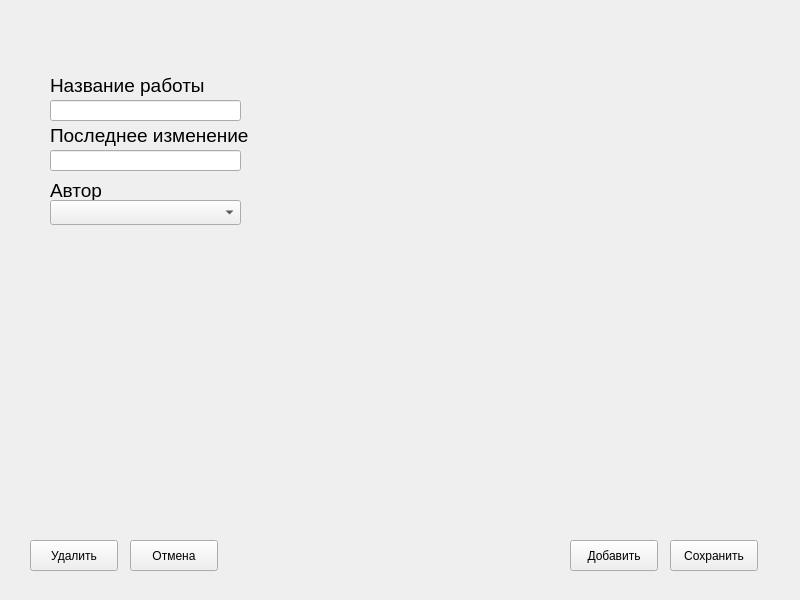
<?xml version="1.0" encoding="UTF-8"?>
<ui version="4.0">
 <class>Edit_docum_plan</class>
 <widget class="QWidget" name="Edit_docum_plan">
  <property name="geometry">
   <rect>
    <x>0</x>
    <y>0</y>
    <width>800</width>
    <height>600</height>
   </rect>
  </property>
  <property name="windowTitle">
   <string>Form</string>
  </property>
  <widget class="QLabel" name="edc_name_label">
   <property name="geometry">
    <rect>
     <x>50</x>
     <y>70</y>
     <width>161</width>
     <height>31</height>
    </rect>
   </property>
   <property name="font">
    <font>
     <family>Cantarell</family>
     <pointsize>14</pointsize>
    </font>
   </property>
   <property name="text">
    <string>Название работы</string>
   </property>
  </widget>
  <widget class="QLineEdit" name="edc_name_edit">
   <property name="geometry">
    <rect>
     <x>50</x>
     <y>100</y>
     <width>191</width>
     <height>21</height>
    </rect>
   </property>
  </widget>
  <widget class="QLabel" name="edc_date_label">
   <property name="geometry">
    <rect>
     <x>50</x>
     <y>120</y>
     <width>211</width>
     <height>31</height>
    </rect>
   </property>
   <property name="font">
    <font>
     <family>Cantarell</family>
     <pointsize>14</pointsize>
    </font>
   </property>
   <property name="text">
    <string>Последнее изменение</string>
   </property>
  </widget>
  <widget class="QLineEdit" name="edc_date_edit">
   <property name="geometry">
    <rect>
     <x>50</x>
     <y>150</y>
     <width>191</width>
     <height>21</height>
    </rect>
   </property>
  </widget>
  <widget class="QLabel" name="edc_author_label">
   <property name="geometry">
    <rect>
     <x>50</x>
     <y>180</y>
     <width>71</width>
     <height>21</height>
    </rect>
   </property>
   <property name="font">
    <font>
     <family>Cantarell</family>
     <pointsize>14</pointsize>
    </font>
   </property>
   <property name="text">
    <string>Автор</string>
   </property>
  </widget>
  <widget class="QComboBox" name="edc_author_box">
   <property name="geometry">
    <rect>
     <x>50</x>
     <y>200</y>
     <width>191</width>
     <height>25</height>
    </rect>
   </property>
  </widget>
  <widget class="QPushButton" name="edc_save_button">
   <property name="geometry">
    <rect>
     <x>670</x>
     <y>540</y>
     <width>88</width>
     <height>31</height>
    </rect>
   </property>
   <property name="text">
    <string>Сохранить</string>
   </property>
  </widget>
  <widget class="QPushButton" name="edc_cancel_button">
   <property name="geometry">
    <rect>
     <x>130</x>
     <y>540</y>
     <width>88</width>
     <height>31</height>
    </rect>
   </property>
   <property name="text">
    <string>Отмена</string>
   </property>
  </widget>
  <widget class="QPushButton" name="edc_delete_button">
   <property name="geometry">
    <rect>
     <x>30</x>
     <y>540</y>
     <width>88</width>
     <height>31</height>
    </rect>
   </property>
   <property name="text">
    <string>Удалить</string>
   </property>
  </widget>
  <widget class="QPushButton" name="edc_add_button">
   <property name="geometry">
    <rect>
     <x>570</x>
     <y>540</y>
     <width>88</width>
     <height>31</height>
    </rect>
   </property>
   <property name="text">
    <string>Добавить</string>
   </property>
  </widget>
 </widget>
 <resources/>
 <connections/>
</ui>
